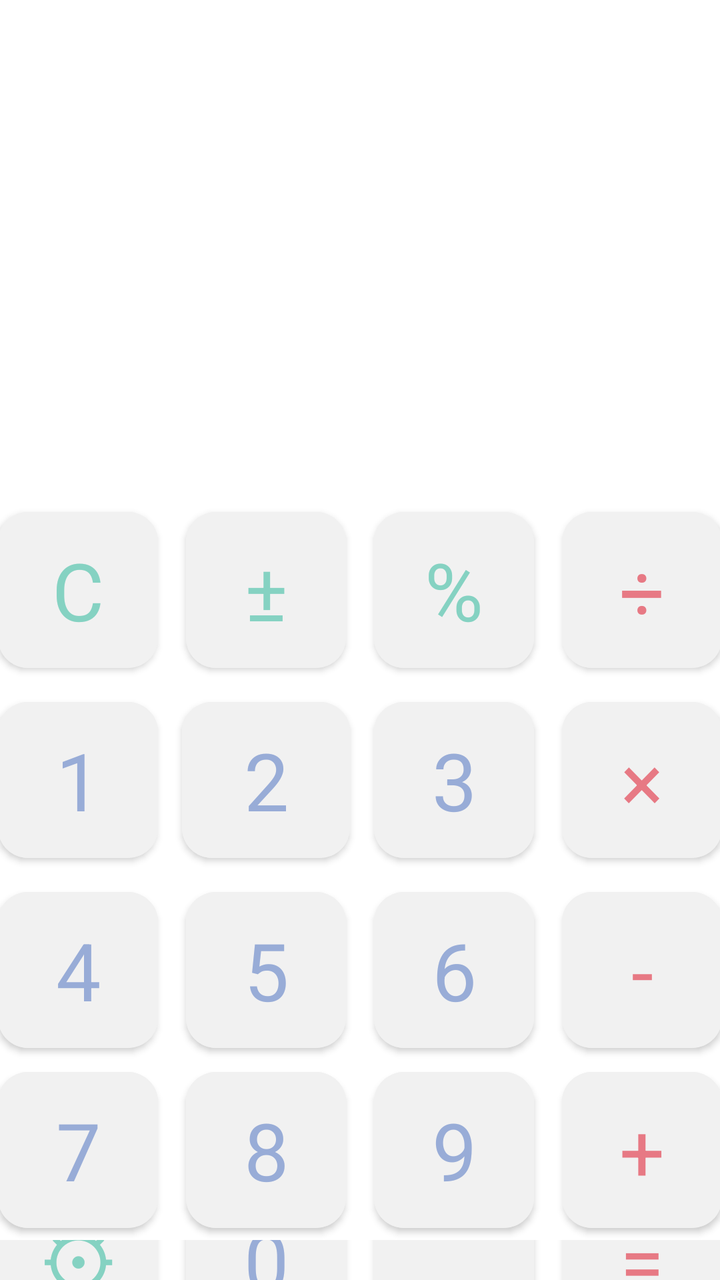
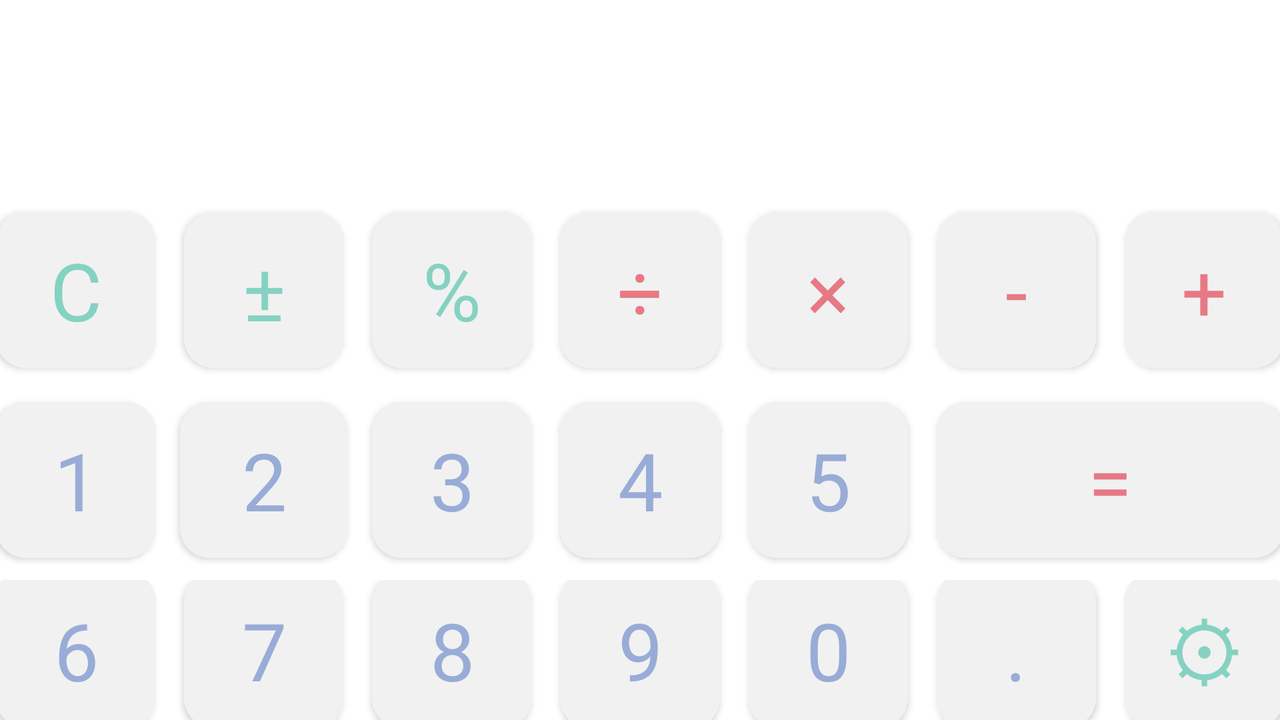

An Android layout and its configuration variant, each rendered on a device that would load it. The default file and the variant file are quoted in full after the pictures.
<!-- AndroidManifest.xml: application theme Theme.Calculator -->
<!-- res/layout/activity_keyboard.xml -->
<?xml version="1.0" encoding="utf-8"?>
<FrameLayout
    xmlns:android="http://schemas.android.com/apk/res/android"
    xmlns:tools="http://schemas.android.com/tools"
    android:id="@+id/keyboard"
    android:layout_width="match_parent"
    android:layout_height="match_parent"
    tools:context=".MainActivity">

    <TableLayout
        android:id="@+id/table"
        android:layout_width="match_parent"
        android:layout_height="match_parent"
        android:gravity="center"
        android:orientation="horizontal">

        <TableRow
            android:layout_width="match_parent"
            android:layout_height="match_parent"
            android:gravity="center">

            <TextView
                android:id="@+id/scoreboard"
                style="@style/VerticalScoreboardStyle"
                android:layout_span="4" />

        </TableRow>

        <TableRow
            style="@style/TableRowStyle">

            <com.google.android.material.button.MaterialButton
                android:id="@+id/operator_drop"
                style="@style/ButtonSpecialOperatorStyle"
                android:text="@string/operator_drop" />

            <com.google.android.material.button.MaterialButton
                android:id="@+id/operator_change_sign"
                style="@style/ButtonSpecialOperatorStyle"
                android:text="@string/operator_change_sign" />

            <com.google.android.material.button.MaterialButton
                android:id="@+id/operator_percent"
                style="@style/ButtonSpecialOperatorStyle"
                android:text="@string/operator_percent" />

            <com.google.android.material.button.MaterialButton
                android:id="@+id/operator_divide"
                style="@style/ButtonOperatorStyle"
                android:text="@string/operator_divide" />

        </TableRow>

        <TableRow
            style="@style/TableRowStyle">

            <com.google.android.material.button.MaterialButton
                android:id="@+id/number_1"
                style="@style/ButtonNumberStyle"
                android:text="@string/number_1" />

            <com.google.android.material.button.MaterialButton
                android:id="@+id/number_2"
                style="@style/ButtonNumberStyle"
                android:layout_margin="5dp"
                android:text="@string/number_2" />

            <com.google.android.material.button.MaterialButton
                android:id="@+id/number_3"
                style="@style/ButtonNumberStyle"
                android:text="@string/number_3" />

            <com.google.android.material.button.MaterialButton
                android:id="@+id/operator_multiply"
                style="@style/ButtonOperatorStyle"
                android:text="@string/operator_multiply" />

        </TableRow>

        <TableRow
            style="@style/TableRowStyle">

            <com.google.android.material.button.MaterialButton
                android:id="@+id/number_4"
                style="@style/ButtonNumberStyle"
                android:text="@string/number_4" />

            <com.google.android.material.button.MaterialButton
                android:id="@+id/number_5"
                style="@style/ButtonNumberStyle"
                android:text="@string/number_5" />

            <com.google.android.material.button.MaterialButton
                android:id="@+id/number_6"
                style="@style/ButtonNumberStyle"
                android:text="@string/number_6" />

            <com.google.android.material.button.MaterialButton
                android:id="@+id/operator_minus"
                style="@style/ButtonOperatorStyle"
                android:text="@string/operator_minus" />

        </TableRow>

        <TableRow
            style="@style/TableRowStyle">

            <com.google.android.material.button.MaterialButton
                android:id="@+id/number_7"
                style="@style/ButtonNumberStyle"
                android:text="@string/number_7" />

            <com.google.android.material.button.MaterialButton
                android:id="@+id/number_8"
                style="@style/ButtonNumberStyle"
                android:text="@string/number_8" />

            <com.google.android.material.button.MaterialButton
                android:id="@+id/number_9"
                style="@style/ButtonNumberStyle"
                android:text="@string/number_9" />

            <com.google.android.material.button.MaterialButton
                android:id="@+id/operator_plus"
                style="@style/ButtonOperatorStyle"
                android:text="@string/operator_plus" />

        </TableRow>

        <TableRow
            style="@style/TableRowStyle">

            <com.google.android.material.button.MaterialButton
                android:id="@+id/settings"
                style="@style/ButtonSpecialOperatorStyle"
                android:text="@string/settings" />

            <com.google.android.material.button.MaterialButton
                android:id="@+id/number_0"
                style="@style/ButtonNumberStyle"
                android:text="@string/number_0" />

            <com.google.android.material.button.MaterialButton
                android:id="@+id/decimal_separator"
                style="@style/ButtonNumberStyle"
                android:text="@string/decimal_separator" />

            <com.google.android.material.button.MaterialButton
                android:id="@+id/operator_equal"
                style="@style/ButtonOperatorStyle"
                android:text="@string/operator_equal" />

        </TableRow>

    </TableLayout>

</FrameLayout>
<!-- resources referenced by this layout -->
<resources>
  <string name="decimal_separator">.</string>
  <string name="number_0">0</string>
  <string name="number_1">1</string>
  <string name="number_2">2</string>
  <string name="number_3">3</string>
  <string name="number_4">4</string>
  <string name="number_5">5</string>
  <string name="number_6">6</string>
  <string name="number_7">7</string>
  <string name="number_8">8</string>
  <string name="number_9">9</string>
  <string name="operator_change_sign">±</string>
  <string name="operator_divide">÷</string>
  <string name="operator_drop">C</string>
  <string name="operator_equal">=</string>
  <string name="operator_minus">-</string>
  <string name="operator_multiply">×</string>
  <string name="operator_percent">%</string>
  <string name="operator_plus">+</string>
  <string name="settings">⚙</string>
  <style name="ButtonNumberStyle" parent="Theme.MaterialComponents.DayNight.DarkActionBar">
          <item name="android:layout_width">@dimen/button_width</item>
          <item name="android:layout_height">@dimen/button_height</item>
          <item name="android:layout_marginStart">@dimen/button_margin_start</item>
          <item name="android:layout_marginEnd">@dimen/button_margin_end</item>
          <item name="cornerRadius">@dimen/button_corner_radius</item>
          <item name="android:textSize">@dimen/button_text_size</item>
          <item name="android:textColor">@color/button_number_text</item>
          <item name="android:backgroundTint">@color/button_background</item>
      </style>
  <style name="TableRowStyle" parent="Theme.MaterialComponents.DayNight.DarkActionBar">
          <item name="android:layout_width">match_parent</item>
          <item name="android:layout_height">match_parent</item>
          <item name="android:gravity">center</item>
      </style>
  <style name="VerticalScoreboardStyle" parent="Theme.MaterialComponents.DayNight.DarkActionBar">
          <item name="android:layout_width">match_parent</item>
          <item name="android:layout_height">@dimen/vertical_scoreboard_height</item>
          <item name="android:gravity">right</item>
          <item name="android:paddingRight">@dimen/scoreboard_padding_right</item>
          <item name="android:paddingLeft">@dimen/scoreboard_padding_left</item>
          <item name="android:textSize">@dimen/scoreboard_text_size</item>
          <item name="android:textColor">@color/black</item>
          <item name="android:backgroundTint">@color/white</item>
      </style>
  <style name="Theme.Calculator" parent="Theme.MaterialComponents.DayNight.DarkActionBar">
          
          <item name="colorPrimary">@color/purple_500</item>
          <item name="colorPrimaryVariant">@color/purple_700</item>
          <item name="colorOnPrimary">@color/white</item>
          
          <item name="colorSecondary">@color/teal_200</item>
          <item name="colorSecondaryVariant">@color/teal_700</item>
          <item name="colorOnSecondary">@color/black</item>
          
          <item name="android:statusBarColor" tools:targetApi="l">?attr/colorPrimaryVariant</item>
          
      </style>
  <dimen name="button_width">80dp</dimen>
  <dimen name="button_height">90dp</dimen>
  <dimen name="button_margin_start">7dp</dimen>
  <dimen name="button_margin_end">7dp</dimen>
  <dimen name="button_corner_radius">15dp</dimen>
  <dimen name="button_text_size">40sp</dimen>
  <color name="button_number_text">#98ACD7</color>
  <color name="button_background">#F1F1F1</color>
  <color name="button_operator_text">#E77984</color>
  <color name="button_operator_special_text">#85D2C2</color>
  <dimen name="vertical_scoreboard_height">250dp</dimen>
  <dimen name="scoreboard_padding_right">20sp</dimen>
  <dimen name="scoreboard_padding_left">20sp</dimen>
  <dimen name="scoreboard_text_size">40sp</dimen>
  <color name="black">#FF000000</color>
  <color name="white">#FFFFFFFF</color>
  <color name="purple_500">#FF6200EE</color>
  <color name="purple_700">#FF3700B3</color>
  <color name="teal_200">#FF03DAC5</color>
  <color name="teal_700">#FF018786</color>
  <!-- some entries are left out for length -->
</resources>
<!-- res/layout-land/activity_keyboard.xml (the repository's variant of the layout above) -->
<!-- drawn on the phone turned sideways -->
<?xml version="1.0" encoding="utf-8"?>
<FrameLayout xmlns:android="http://schemas.android.com/apk/res/android"
    xmlns:tools="http://schemas.android.com/tools"
    xmlns:app="http://schemas.android.com/apk/res-auto"
    android:id="@+id/keyboard"
    android:layout_width="match_parent"
    android:layout_height="match_parent"
    tools:context=".MainActivity">

    <TableLayout
        android:id="@+id/table"
        android:layout_width="match_parent"
        android:layout_height="match_parent"
        android:gravity="center"
        android:orientation="horizontal">

        <TableRow
            android:layout_width="match_parent"
            android:layout_height="match_parent"
            android:gravity="center">

            <TextView
                android:id="@+id/scoreboard"
                style="@style/HorizontalScoreboardStyle"
                android:layout_span="7" />

        </TableRow>

        <TableRow
            style="@style/TableRowStyle">

            <com.google.android.material.button.MaterialButton
                android:id="@+id/operator_drop"
                style="@style/ButtonSpecialOperatorStyle"
                android:text="@string/operator_drop" />

            <com.google.android.material.button.MaterialButton
                android:id="@+id/operator_change_sign"
                style="@style/ButtonSpecialOperatorStyle"
                android:text="@string/operator_change_sign" />

            <com.google.android.material.button.MaterialButton
                android:id="@+id/operator_percent"
                style="@style/ButtonSpecialOperatorStyle"
                android:text="@string/operator_percent" />

            <com.google.android.material.button.MaterialButton
                android:id="@+id/operator_divide"
                style="@style/ButtonOperatorStyle"
                android:text="@string/operator_divide" />

            <com.google.android.material.button.MaterialButton
                android:id="@+id/operator_multiply"
                style="@style/ButtonOperatorStyle"
                android:text="@string/operator_multiply" />

            <com.google.android.material.button.MaterialButton
                android:id="@+id/operator_minus"
                style="@style/ButtonOperatorStyle"
                android:text="@string/operator_minus" />

            <com.google.android.material.button.MaterialButton
                android:id="@+id/operator_plus"
                style="@style/ButtonOperatorStyle"
                android:text="@string/operator_plus" />

        </TableRow>

        <TableRow
            style="@style/TableRowStyle">

            <com.google.android.material.button.MaterialButton
                android:id="@+id/number_1"
                style="@style/ButtonNumberStyle"
                android:text="@string/number_1" />

            <com.google.android.material.button.MaterialButton
                android:id="@+id/number_2"
                style="@style/ButtonNumberStyle"
                android:layout_margin="5dp"
                android:text="@string/number_2" />

            <com.google.android.material.button.MaterialButton
                android:id="@+id/number_3"
                style="@style/ButtonNumberStyle"
                android:text="@string/number_3" />

            <com.google.android.material.button.MaterialButton
                android:id="@+id/number_4"
                style="@style/ButtonNumberStyle"
                android:text="@string/number_4" />

            <com.google.android.material.button.MaterialButton
                android:id="@+id/number_5"
                style="@style/ButtonNumberStyle"
                android:text="@string/number_5" />

            <com.google.android.material.button.MaterialButton
                android:id="@+id/operator_equal"
                style="@style/ButtonOperatorStyle"
                android:layout_span="2"
                android:text="@string/operator_equal" />

        </TableRow>

        <TableRow
            style="@style/TableRowStyle">

            <com.google.android.material.button.MaterialButton
                android:id="@+id/number_6"
                style="@style/ButtonNumberStyle"
                android:text="@string/number_6" />

            <com.google.android.material.button.MaterialButton
                android:id="@+id/number_7"
                style="@style/ButtonNumberStyle"
                android:text="@string/number_7" />

            <com.google.android.material.button.MaterialButton
                android:id="@+id/number_8"
                style="@style/ButtonNumberStyle"
                android:text="@string/number_8" />

            <com.google.android.material.button.MaterialButton
                android:id="@+id/number_9"
                style="@style/ButtonNumberStyle"
                android:text="@string/number_9" />

            <com.google.android.material.button.MaterialButton
                android:id="@+id/number_0"
                style="@style/ButtonNumberStyle"
                android:layout_span="1"
                android:text="@string/number_0" />

            <com.google.android.material.button.MaterialButton
                android:id="@+id/decimal_separator"
                style="@style/ButtonNumberStyle"
                android:text="@string/decimal_separator" />

            <com.google.android.material.button.MaterialButton
                android:id="@+id/settings"
                style="@style/ButtonSpecialOperatorStyle"
                android:text="@string/settings" />

        </TableRow>

    </TableLayout>

</FrameLayout>
<!-- resources referenced by the variant -->
<!-- as the phone turned sideways resolves them -->
<resources>
  <string name="decimal_separator">.</string>
  <string name="number_0">0</string>
  <string name="number_1">1</string>
  <string name="number_2">2</string>
  <string name="number_3">3</string>
  <string name="number_4">4</string>
  <string name="number_5">5</string>
  <string name="number_6">6</string>
  <string name="number_7">7</string>
  <string name="number_8">8</string>
  <string name="number_9">9</string>
  <string name="operator_change_sign">±</string>
  <string name="operator_divide">÷</string>
  <string name="operator_drop">C</string>
  <string name="operator_equal">=</string>
  <string name="operator_minus">-</string>
  <string name="operator_multiply">×</string>
  <string name="operator_percent">%</string>
  <string name="operator_plus">+</string>
  <string name="settings">⚙</string>
  <style name="HorizontalScoreboardStyle" parent="Theme.MaterialComponents.DayNight.DarkActionBar">
          <item name="android:layout_width">match_parent</item>
          <item name="android:layout_height">@dimen/horizontal_scoreboard_height</item>
          <item name="android:gravity">right</item>
          <item name="android:paddingRight">@dimen/scoreboard_padding_right</item>
          <item name="android:paddingLeft">@dimen/scoreboard_padding_left</item>
          <item name="android:textSize">@dimen/scoreboard_text_size</item>
          <item name="android:textColor">@color/black</item>
          <item name="android:backgroundTint">@color/white</item>
      </style>
  <style name="TableRowStyle" parent="Theme.MaterialComponents.DayNight.DarkActionBar">
          <item name="android:layout_width">match_parent</item>
          <item name="android:layout_height">match_parent</item>
          <item name="android:gravity">center</item>
      </style>
  <style name="Theme.Calculator" parent="Theme.MaterialComponents.DayNight.DarkActionBar">
          
          <item name="colorPrimary">@color/purple_500</item>
          <item name="colorPrimaryVariant">@color/purple_700</item>
          <item name="colorOnPrimary">@color/white</item>
          
          <item name="colorSecondary">@color/teal_200</item>
          <item name="colorSecondaryVariant">@color/teal_700</item>
          <item name="colorOnSecondary">@color/black</item>
          
          <item name="android:statusBarColor" tools:targetApi="l">?attr/colorPrimaryVariant</item>
          
      </style>
  <dimen name="button_width">80dp</dimen>
  <dimen name="button_height">90dp</dimen>
  <dimen name="button_margin_start">7dp</dimen>
  <dimen name="button_margin_end">7dp</dimen>
  <dimen name="button_corner_radius">15dp</dimen>
  <dimen name="button_text_size">40sp</dimen>
  <color name="button_number_text">#98ACD7</color>
  <color name="button_background">#F1F1F1</color>
  <color name="button_operator_text">#E77984</color>
  <color name="button_operator_special_text">#85D2C2</color>
  <dimen name="horizontal_scoreboard_height">100dp</dimen>
  <dimen name="scoreboard_padding_right">20sp</dimen>
  <dimen name="scoreboard_padding_left">20sp</dimen>
  <dimen name="scoreboard_text_size">40sp</dimen>
  <color name="black">#FF000000</color>
  <color name="white">#FFFFFFFF</color>
  <color name="purple_500">#FF6200EE</color>
  <color name="purple_700">#FF3700B3</color>
  <color name="teal_200">#FF03DAC5</color>
  <color name="teal_700">#FF018786</color>
  <!-- some entries are left out for length -->
</resources>
